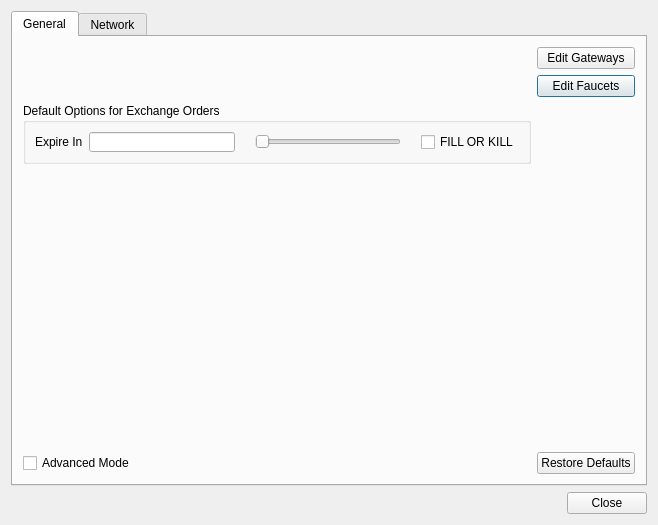
<?xml version="1.0" encoding="UTF-8"?>
<ui version="4.0">
 <class>SettingsWindow</class>
 <widget class="QDialog" name="SettingsWindow">
  <property name="geometry">
   <rect>
    <x>0</x>
    <y>0</y>
    <width>658</width>
    <height>525</height>
   </rect>
  </property>
  <property name="windowTitle">
   <string>Settings</string>
  </property>
  <property name="windowIcon">
   <iconset resource="res.qrc">
    <normaloff>:/images/images/bitshares_logo.png</normaloff>:/images/images/bitshares_logo.png</iconset>
  </property>
  <layout class="QVBoxLayout" name="verticalLayout">
   <item>
    <widget class="QTabWidget" name="tabWidget">
     <property name="currentIndex">
      <number>0</number>
     </property>
     <widget class="QWidget" name="tabGeneral">
      <attribute name="title">
       <string>General</string>
      </attribute>
      <layout class="QGridLayout" name="gridLayout">
       <property name="leftMargin">
        <number>10</number>
       </property>
       <property name="topMargin">
        <number>10</number>
       </property>
       <property name="rightMargin">
        <number>10</number>
       </property>
       <property name="bottomMargin">
        <number>10</number>
       </property>
       <item row="4" column="0">
        <widget class="QCheckBox" name="advancedmodeEnabled">
         <property name="text">
          <string>Advanced Mode</string>
         </property>
        </widget>
       </item>
       <item row="1" column="1">
        <widget class="QPushButton" name="editfaucetsButton">
         <property name="text">
          <string>Edit Faucets</string>
         </property>
        </widget>
       </item>
       <item row="2" column="0">
        <widget class="QGroupBox" name="groupBox">
         <property name="title">
          <string>Default Options for Exchange Orders</string>
         </property>
         <layout class="QHBoxLayout" name="horizontalLayout_4">
          <item>
           <widget class="QLabel" name="sellExpireLabel">
            <property name="text">
             <string>Expire In</string>
            </property>
           </widget>
          </item>
          <item>
           <layout class="QHBoxLayout" name="sellExpireGroup">
            <property name="spacing">
             <number>20</number>
            </property>
            <item>
             <widget class="QLineEdit" name="sellExpireEdit">
              <property name="minimumSize">
               <size>
                <width>0</width>
                <height>20</height>
               </size>
              </property>
             </widget>
            </item>
            <item>
             <widget class="QSlider" name="sellExpireSlider">
              <property name="orientation">
               <enum>Qt::Horizontal</enum>
              </property>
             </widget>
            </item>
            <item>
             <widget class="QCheckBox" name="sellFOK">
              <property name="toolTip">
               <string>If checked, the order must be filled immediately or not at all</string>
              </property>
              <property name="text">
               <string>FILL OR KILL</string>
              </property>
             </widget>
            </item>
           </layout>
          </item>
         </layout>
        </widget>
       </item>
       <item row="0" column="1">
        <widget class="QPushButton" name="editgatewaysButton">
         <property name="text">
          <string>Edit Gateways</string>
         </property>
        </widget>
       </item>
       <item row="4" column="1">
        <widget class="QPushButton" name="restoredefaultsButton">
         <property name="text">
          <string>Restore Defaults</string>
         </property>
        </widget>
       </item>
       <item row="3" column="0">
        <spacer name="verticalSpacer">
         <property name="orientation">
          <enum>Qt::Vertical</enum>
         </property>
         <property name="sizeHint" stdset="0">
          <size>
           <width>20</width>
           <height>40</height>
          </size>
         </property>
        </spacer>
       </item>
      </layout>
     </widget>
     <widget class="QWidget" name="tabNetwork">
      <attribute name="title">
       <string>Network</string>
      </attribute>
      <layout class="QVBoxLayout" name="verticalLayout_2">
       <property name="spacing">
        <number>10</number>
       </property>
       <property name="leftMargin">
        <number>10</number>
       </property>
       <property name="topMargin">
        <number>10</number>
       </property>
       <property name="rightMargin">
        <number>10</number>
       </property>
       <property name="bottomMargin">
        <number>10</number>
       </property>
       <item>
        <layout class="QHBoxLayout" name="horizontalLayout_3">
         <property name="spacing">
          <number>20</number>
         </property>
         <item>
          <widget class="QCheckBox" name="autoConnect">
           <property name="minimumSize">
            <size>
             <width>0</width>
             <height>20</height>
            </size>
           </property>
           <property name="baseSize">
            <size>
             <width>0</width>
             <height>20</height>
            </size>
           </property>
           <property name="text">
            <string>Auto-connect</string>
           </property>
           <property name="iconSize">
            <size>
             <width>20</width>
             <height>20</height>
            </size>
           </property>
           <property name="checked">
            <bool>true</bool>
           </property>
          </widget>
         </item>
         <item>
          <widget class="QLabel" name="nodeLabel">
           <property name="sizePolicy">
            <sizepolicy hsizetype="Expanding" vsizetype="Preferred">
             <horstretch>0</horstretch>
             <verstretch>0</verstretch>
            </sizepolicy>
           </property>
           <property name="font">
            <font>
             <pointsize>12</pointsize>
            </font>
           </property>
           <property name="frameShape">
            <enum>QFrame::StyledPanel</enum>
           </property>
           <property name="frameShadow">
            <enum>QFrame::Sunken</enum>
           </property>
           <property name="text">
            <string/>
           </property>
           <property name="textFormat">
            <enum>Qt::PlainText</enum>
           </property>
          </widget>
         </item>
         <item>
          <widget class="QPushButton" name="editnodesButton">
           <property name="maximumSize">
            <size>
             <width>128</width>
             <height>16777215</height>
            </size>
           </property>
           <property name="text">
            <string>Edit Nodes</string>
           </property>
          </widget>
         </item>
        </layout>
       </item>
       <item>
        <layout class="QHBoxLayout" name="horizontalLayout_6">
         <item>
          <widget class="QCheckBox" name="cycleNodes">
           <property name="text">
            <string>Cycle nodes</string>
           </property>
          </widget>
         </item>
         <item>
          <spacer name="horizontalSpacer_3">
           <property name="orientation">
            <enum>Qt::Horizontal</enum>
           </property>
           <property name="sizeHint" stdset="0">
            <size>
             <width>40</width>
             <height>20</height>
            </size>
           </property>
          </spacer>
         </item>
        </layout>
       </item>
       <item>
        <widget class="QTableWidget" name="serverList">
         <property name="sizePolicy">
          <sizepolicy hsizetype="Expanding" vsizetype="Expanding">
           <horstretch>0</horstretch>
           <verstretch>0</verstretch>
          </sizepolicy>
         </property>
         <property name="cursor" stdset="0">
          <cursorShape>PointingHandCursor</cursorShape>
         </property>
         <property name="focusPolicy">
          <enum>Qt::NoFocus</enum>
         </property>
         <property name="editTriggers">
          <set>QAbstractItemView::NoEditTriggers</set>
         </property>
         <property name="selectionMode">
          <enum>QAbstractItemView::SingleSelection</enum>
         </property>
         <property name="selectionBehavior">
          <enum>QAbstractItemView::SelectRows</enum>
         </property>
         <property name="gridStyle">
          <enum>Qt::NoPen</enum>
         </property>
         <column>
          <property name="text">
           <string>Node</string>
          </property>
         </column>
         <column>
          <property name="text">
           <string>URL</string>
          </property>
         </column>
        </widget>
       </item>
       <item>
        <layout class="QHBoxLayout" name="horizontalLayout_2" stretch="0,0,0,0,0,0">
         <property name="spacing">
          <number>20</number>
         </property>
         <property name="sizeConstraint">
          <enum>QLayout::SetDefaultConstraint</enum>
         </property>
         <item>
          <widget class="QCheckBox" name="proxyEnabled">
           <property name="text">
            <string>Proxy</string>
           </property>
          </widget>
         </item>
         <item>
          <widget class="QComboBox" name="proxyType">
           <property name="minimumSize">
            <size>
             <width>0</width>
             <height>26</height>
            </size>
           </property>
           <property name="editable">
            <bool>false</bool>
           </property>
           <item>
            <property name="text">
             <string>HTTP</string>
            </property>
           </item>
           <item>
            <property name="text">
             <string>SOCKS5</string>
            </property>
           </item>
           <item>
            <property name="text">
             <string>SOCKS5h</string>
            </property>
           </item>
          </widget>
         </item>
         <item>
          <widget class="QLabel" name="label">
           <property name="maximumSize">
            <size>
             <width>16777215</width>
             <height>32</height>
            </size>
           </property>
           <property name="text">
            <string>Host</string>
           </property>
          </widget>
         </item>
         <item>
          <widget class="QLineEdit" name="proxyHost">
           <property name="minimumSize">
            <size>
             <width>0</width>
             <height>24</height>
            </size>
           </property>
          </widget>
         </item>
         <item>
          <widget class="QLabel" name="label_2">
           <property name="maximumSize">
            <size>
             <width>16777215</width>
             <height>32</height>
            </size>
           </property>
           <property name="text">
            <string>Port</string>
           </property>
          </widget>
         </item>
         <item>
          <widget class="QLineEdit" name="proxyPort">
           <property name="minimumSize">
            <size>
             <width>0</width>
             <height>24</height>
            </size>
           </property>
           <property name="maximumSize">
            <size>
             <width>64</width>
             <height>16777215</height>
            </size>
           </property>
          </widget>
         </item>
        </layout>
       </item>
       <item>
        <layout class="QHBoxLayout" name="horizontalLayout_5">
         <property name="spacing">
          <number>20</number>
         </property>
         <item>
          <widget class="QCheckBox" name="proxyAuth">
           <property name="text">
            <string>Auth</string>
           </property>
          </widget>
         </item>
         <item>
          <spacer name="horizontalSpacer_2">
           <property name="orientation">
            <enum>Qt::Horizontal</enum>
           </property>
           <property name="sizeHint" stdset="0">
            <size>
             <width>40</width>
             <height>20</height>
            </size>
           </property>
          </spacer>
         </item>
         <item>
          <widget class="QLabel" name="proxyUserLabel">
           <property name="text">
            <string>Username</string>
           </property>
          </widget>
         </item>
         <item>
          <widget class="QLineEdit" name="proxyUser">
           <property name="minimumSize">
            <size>
             <width>0</width>
             <height>24</height>
            </size>
           </property>
          </widget>
         </item>
         <item>
          <widget class="QLabel" name="proxyPassLabel">
           <property name="text">
            <string>Password</string>
           </property>
          </widget>
         </item>
         <item>
          <widget class="QLineEdit" name="proxyPass">
           <property name="minimumSize">
            <size>
             <width>0</width>
             <height>24</height>
            </size>
           </property>
           <property name="inputMask">
            <string/>
           </property>
           <property name="echoMode">
            <enum>QLineEdit::Password</enum>
           </property>
          </widget>
         </item>
        </layout>
       </item>
      </layout>
     </widget>
    </widget>
   </item>
   <item>
    <layout class="QHBoxLayout" name="horizontalLayout">
     <item>
      <spacer name="horizontalSpacer">
       <property name="orientation">
        <enum>Qt::Horizontal</enum>
       </property>
       <property name="sizeHint" stdset="0">
        <size>
         <width>40</width>
         <height>20</height>
        </size>
       </property>
      </spacer>
     </item>
     <item>
      <widget class="QPushButton" name="closeButton">
       <property name="text">
        <string>Close</string>
       </property>
      </widget>
     </item>
    </layout>
   </item>
  </layout>
 </widget>
 <resources>
  <include location="res.qrc"/>
  <include location="res.qrc"/>
 </resources>
 <connections/>
</ui>
